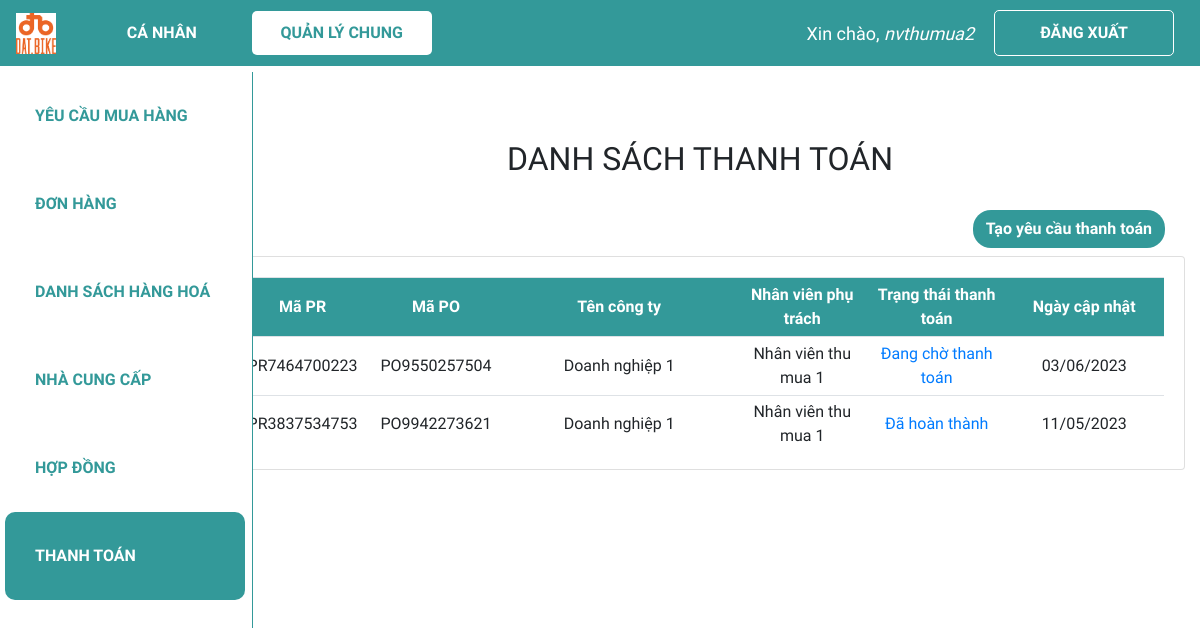
Page /dstt/ (signed in) on the committed database.
### web_core/models.py (models this page shows, shortened)
class THANHTOAN(models.Model):
    danh_muc_trang_thai = (
        ('Đang chờ thanh toán', 'Đang chờ thanh toán'),
        ('Đã thanh toán lần 1', 'Đã thanh toán lần 1'),
        ('Đã hoàn thành', 'Đã hoàn thành')
    )
    ma_TT = ShortUUIDField(
        verbose_name='Mã thanh toán',
        length=10,
        max_length=12,
        prefix="TT",
        alphabet="0123456789",
        primary_key=True
    )
    ma_nhan_vien_tao = models.ForeignKey(NHANVIEN, on_delete = models.SET_NULL, verbose_name = 'Mã nhân viên tạo', related_name = 'nv_tao_tt', blank=True, null=True)
    ma_nhan_vien_tt = models.ForeignKey(NHANVIEN, on_delete = models.SET_NULL, verbose_name = 'Mã nhân viên thanh toán', related_name = 'nv_tt', blank=True, null=True)
    ma_PO = models.ForeignKey(PO, on_delete = models.SET_NULL, verbose_name = 'Mã PO', blank=True, null=True)
    ma_HD = models.ForeignKey(HOPDONG, on_delete = models.SET_NULL, verbose_name = 'Mã hợp đồng', blank=True, null=True)
    ngay_tao = models.DateTimeField('Ngày tạo', auto_now_add = True)
    so_tien = models.PositiveBigIntegerField('Số tiền đã thanh toán', validators = [MinValueValidator(0)], default = 0)
    ngay_cap_nhat = models.DateTimeField('Ngày cập nhật', default = datetime.now)
    trang_thai = models.CharField('Trạng thái thanh toán', max_length = 100, choices=danh_muc_trang_thai, default = 'Đang chờ thanh toán')
    chung_tu_thanh_toan = models.ImageField('Chứng từ thanh toán', max_length = 200, blank=True, null=True)

class PO(models.Model):
    danh_muc_trang_thai = (
        ('Chờ phê duyệt', 'Chờ phê duyệt'),
        ('Đang thực hiện', 'Đang thực hiện'),
        ('Đã nhận hàng', 'Đã nhận hàng'),
        ('Đã hoàn thành', 'Đã hoàn thành'),
    )
    ma_PO = ShortUUIDField(
        verbose_name='Mã PO',
        length=10,
        max_length=12,
        prefix="PO",
        alphabet="0123456789",
        primary_key=True
    )
    ma_PR = models.ForeignKey(PR, on_delete = models.CASCADE, verbose_name = 'Mã PR', blank=True, null=True)
    ma_hang_hoa = models.ForeignKey(HANGHOA, on_delete = models.CASCADE, verbose_name = 'Mã hàng hoá', blank=True, null=True)
    so_luong = models.IntegerField('Số lượng', validators = [MinValueValidator(0)], default = 0)
    ma_hop_dong = models.ForeignKey(HOPDONG, on_delete = models.SET_NULL, verbose_name = 'Mã hợp đồng', blank=True, null=True)
    ma_nhan_vien_tao = models.ForeignKey(NHANVIEN, on_delete=models.SET_NULL, verbose_name = 'Mã nhân viên tạo', related_name = 'nv_tao_PO',blank=True, null=True)
    ma_ncc = models.ForeignKey(NCC, on_delete = models.SET_NULL, verbose_name = 'Mã nhà cung cấp', blank=True, null=True)
    ngay_tao = models.DateTimeField('Ngày tạo', default = datetime.now)
    ngay_cap_nhat = models.DateTimeField('Ngày cập nhật', default = datetime.now)
    ngay_du_kien_nhan = models.DateTimeField('Ngày dự kiến nhận', blank=True, null=True)
    so_tien_thanh_toan = models.PositiveBigIntegerField('Số tiền thanh toán', validators=[MinValueValidator(0)], default = 0)
    trang_thai = models.CharField('Trạng thái PO', max_length = 100, choices=danh_muc_trang_thai, default='Chờ phê duyệt', blank=True, null=True)
    ma_quan_ly_duyet = models.ForeignKey(NHANVIEN, on_delete = models.SET_NULL, verbose_name = 'Mã quản lý duyệt', related_name = 'quan_ly', blank=True, null=True)

class PR(models.Model):
    danh_muc_trang_thai = (
        ('Chờ phân công', 'Chờ phân công'),
        ('Đang thực hiện', 'Đang thực hiện'),
        ('Đã hoàn thành', 'Đã hoàn thành'),
    )
    ma_PR = ShortUUIDField(
        verbose_name='Mã PR',
        length=10,
        max_length=12,
        prefix="PR",
        alphabet="0123456789",
        primary_key=True
    )
    ma_nhan_vien_tao = models.ForeignKey(NHANVIEN, on_delete = models.CASCADE, verbose_name = 'Mã nhân viên tạo', related_name = 'nv_tao_PR', blank=True, null=True)
    ma_nhan_vien_phu_trach = models.ForeignKey(NHANVIEN, on_delete = models.SET_NULL, verbose_name = 'Mã nhân viên phụ trách',  related_name = 'nv_phutrach_PR', blank=True, null=True)
    ngay_tao = models.DateTimeField('Ngày tạo', default = datetime.now)
    ngay_cap_nhat = models.DateField('Ngày cập nhật', default = datetime.now)
    ten_PR = models.CharField('Tên PR', max_length = 300)
    trang_thai = models.CharField('Trạng thái PR', max_length = 100, choices=danh_muc_trang_thai, default='Chờ phân công',blank=True, null=True)

class NCC(models.Model):
    ma_NCC = ShortUUIDField(
        verbose_name='Mã nhà cung cấp',
        length=10,
        max_length=12,
        prefix="NC",
        alphabet="0123456789",
        primary_key=True
    )
    ma_nhan_vien_tao = models.ForeignKey(NHANVIEN, on_delete = models.SET_NULL, verbose_name = 'Mã nhân viên tạo', blank = True, null=True)
    ma_so_thue = models.CharField('Mã số thuế', max_length = 20,blank=True, null=True)
    ma_hang_hoa = models.ManyToManyField(HANGHOA, verbose_name = 'Mã hàng hoá', blank = True)
    ten_doanh_nghiep = models.CharField('Tên doanh nghiệp', max_length = 100,blank=True, null=True)
    dia_chi = models.CharField('Địa chỉ', max_length = 300,blank=True, null=True)
    nguoi_lien_he = models.CharField('Người liên hệ', max_length = 100, blank=True, null=True)
    sdt = models.CharField('Số điện thoại', max_length = 20,blank=True, null=True)
    email = models.EmailField('Email', max_length = 100, blank=True, null=True)
    stk = models.CharField('Thông tin chuyển khoản', max_length = 100, blank=True, null=True)
    giay_phep = models.CharField('Giấy phép', max_length = 100, blank=True, null=True)
    nang_luc_hang_hoa = models.CharField('Năng lực hàng hoá', max_length = 100, blank=True, null=True)
    ngay_cap_nhat = models.DateTimeField('Ngày cập nhật', default=datetime.now)
    cong_no = models.CharField('Công nợ', max_length = 500, blank=True, null=True)
    file_bao_gia =  models.CharField('File báo giá', max_length=500, blank=True, null=True)

class NHANVIEN(models.Model):
    danh_muc_phong_ban = (
        ('Thu mua', 'Thu mua'),
        ('Kho', 'Kho'),
        ('Kế toán', 'Kế toán'),
        ('R&D', 'R&D'),
        ('Production', 'Production'),
        ('Khác', 'Khác')
    )
    danh_muc_chuc_vu = (
        ('Quản lí', 'Quản lí'),
        ('Nhân viên', 'Nhân viên'),
    )
    user = models.OneToOneField(User, null=True, blank=True, on_delete=models.CASCADE)
    ma_NV = ShortUUIDField(
        verbose_name='Mã nhân viên',
        length=10,
        max_length=12,
        prefix="NV",
        alphabet="0123456789",
        primary_key=True
    )
    ho_ten = models.CharField('Họ tên', max_length = 100,blank=True, null=True)
    phong_ban = models.CharField('Phòng ban', max_length = 50, choices=danh_muc_phong_ban,blank=True, null=True)
    chuc_vu = models.CharField('Chức vụ', max_length = 50, choices=danh_muc_chuc_vu,blank=True, null=True)

### web_core/decorators.py (the view)
        def wrapper_func(request, *args, **kwargs):
            group = None
            if request.user.groups.exists():
                group = request.user.groups.all()
            if len(group) > 2 and any(role.name in allowed_roles for role in group):
                return view_func(request, *args, **kwargs)
            elif group[0].name in allowed_roles:
                return view_func(request, *args, **kwargs)
            else:
                return HttpResponse('Not authorized')

### web_core/templatetags/index.py (called while the page is built)
@register.filter
def first_group_name(user):
    groups = user.groups.all()
    if groups:
        return groups[0].name
    return ''

### web_core/views.py (called while the page is built)
@allowed_users(['thumua', 'ketoan', 'quanly'])
@login_required(login_url='login')
def dstt(request):
    dstt = THANHTOAN.objects.all().order_by('-ngay_cap_nhat')
    context = {'dstt':dstt}
    return render(request, 'web_core/dstt.html', context)

### web_core/templates/web_core/dstt.html (shortened to what this page needs)
{% extends 'web_core/main.html' %}
{% block content %}
<h2 class="table-title" style>DANH SÁCH THANH TOÁN</h2>
{% load index %}
{% if request.user|first_group_name == 'thumua' %}
<div class="row sub">
    <div class="col">
        <div class="btn-text-right">
            <a class='btn add-btn' href="{% url 'quanli_them_tt'%}">Tạo yêu cầu thanh toán</a>
        </div>
    </div>
</div>
{% endif %}
<div class="card card-body">
    <table class='table table-sm'>
        <tr class="table-head">
            <th class="small-content">Mã PR</th>
            <th class="small-content">Mã PO</th>
            <th class="large-content">Tên công ty</th>
            <th class="mid-content">Nhân viên phụ trách</th>
            <th class="mid-content">Trạng thái thanh toán</th>
            <th class="mid-content">Ngày cập nhật</th>
        </tr>
        {% for tt in dstt %}
        <tr>
            <td class="small-content">{{tt.ma_PO.ma_PR.ma_PR}}</td>
            <td class="small-content">{{tt.ma_PO.ma_PO}}</td>
            <td class="large-content">{{tt.ma_PO.ma_ncc.ten_doanh_nghiep}}</td>
            <td class="mid-content">{{tt.ma_nhan_vien_tao.ho_ten}}</td>
            <td class="mid-content"><a href="{% url 'quanli_xem_tt' tt.ma_TT %}">{{tt.trang_thai}}</a></td>
            <td class="mid-content">{{tt.ngay_cap_nhat|date:"d/m/Y"}}</td>
        </tr>
        {% endfor %}
    </table>
</div>
{% endblock %}

### web_core/templates/web_core/navbar.html (shortened to what this page needs)
{% load static %}
<nav class="navbar navbar-expand-lg my-navbar fixed-top">
    <a href="{% url 'home' %}">
        <img class="navbar-brand" alt="logo-brand" src="{% static 'images/logo.png' %}" height="50"
            style="padding-bottom: 4px" />
    </a>
    <div class="collapse navbar-collapse" id="navbarNav">
        {% with request.resolver_match.url_name as url_name %}
        <div class="navbar-nav">
            {% load index %}
            {% if request.user|first_group_name != 'quanly' and request.user|first_group_name != 'ketoan' %}
                <a class="nav-item nav-link my-nav-item {% if 'canhan' in url_name %}my-nav-active{% endif %} nav-canhan"
                href="{% url 'canhan_dspr' %}">Cá nhân</a>
            {% endif %}
            <a class="nav-item nav-link my-nav-item {% if 'quanli' in url_name %}my-nav-active{% endif %} nav-quanly"
                href="{% url 'quanli_dspr' %}">Quản lý chung</a>
        </div>
        {% endwith %}
    </div>
    {% with request.resolver_match.url_name as url_name %}
    {% if request.user.is_authenticated %}
    <span class="hello-msg">Xin chào, <span> {{request.user}} </span></span>
    <a class="nav-item nav-link my-nav-item my-btn" href="{% url 'logout' %}">Đăng xuất</a>
    {% else %}
    <a class="nav-item nav-link my-nav-item my-btn {% if url_name == 'login' %}my-nav-active{% endif %}"
        href="{% url 'login' %}">Đăng nhập</a>
    {% endif %}
    {% endwith %}
</nav>

### web_core/static/css/main.css (style rules this page uses)
* { font-family: 'Baloo 2', cursive; }
html, body { margin: 0; padding: 0; height: 100%; overflow-x: hidden; }

### web_core/templates/web_core/navbar.html (style rules this page uses)
.my-navbar.fixed-top { position: fixed; color: #fff; background-color: #399; z-index: 10; }
.my-nav-item { color: #fff; font-weight: bold; padding: 9.6px 16px !important; text-transform: uppercase; border-radius: 5px; width: 180px; text-align: center; }
.my-nav-active, .my-nav-active:hover { color: #399; background-color: #fff; }
.my-btn { border: 1px solid #fff; margin-right: 10px; }
.hello-msg { font-size: 18px; color: #fff; margin-right: 20px; }
.hello-msg>span { font-style: italic; }

### web_core/templates/web_core/dstt.html (style rules this page uses)
.row.sub { margin-top: 32px; }
.card-body { padding-bottom: 0px; }
.table-title { text-align: center; }
.table th, .table td { vertical-align: middle; text-align: center; }
.small-content { width: 150px; }
.mid-content { width: 240px; }
.large-content { width: 450px; }
.table-head { color: #ffff; background-color: #399; }
.btn-text-right { text-align: right; }
.btn.add-btn { font-weight: bold; margin-bottom: 8px; margin-right: 20px; color: #fff; background-color: #399; border-radius: 18px; }

### rows in the picture
THANHTOAN: ma_PO.ma_PR.ma_PR "PR7464700223", ma_PO.ma_PO "PO9550257504", ma_PO.ma_ncc.ten_doanh_nghiep "Doanh nghiệp 1", ma_nhan_vien_tao.ho_ten "Nhân viên thu mua 1", trang_thai "Đang chờ thanh toán", ngay_cap_nhat "03/06/2023"
THANHTOAN: ma_PO.ma_PR.ma_PR "PR3837534753", ma_PO.ma_PO "PO9942273621", ma_PO.ma_ncc.ten_doanh_nghiep "Doanh nghiệp 1", ma_nhan_vien_tao.ho_ten "Nhân viên thu mua 1", trang_thai "Đã hoàn thành", ngay_cap_nhat "11/05/2023"

### other values in the picture
{{ request.user }} "nvthumua2"
